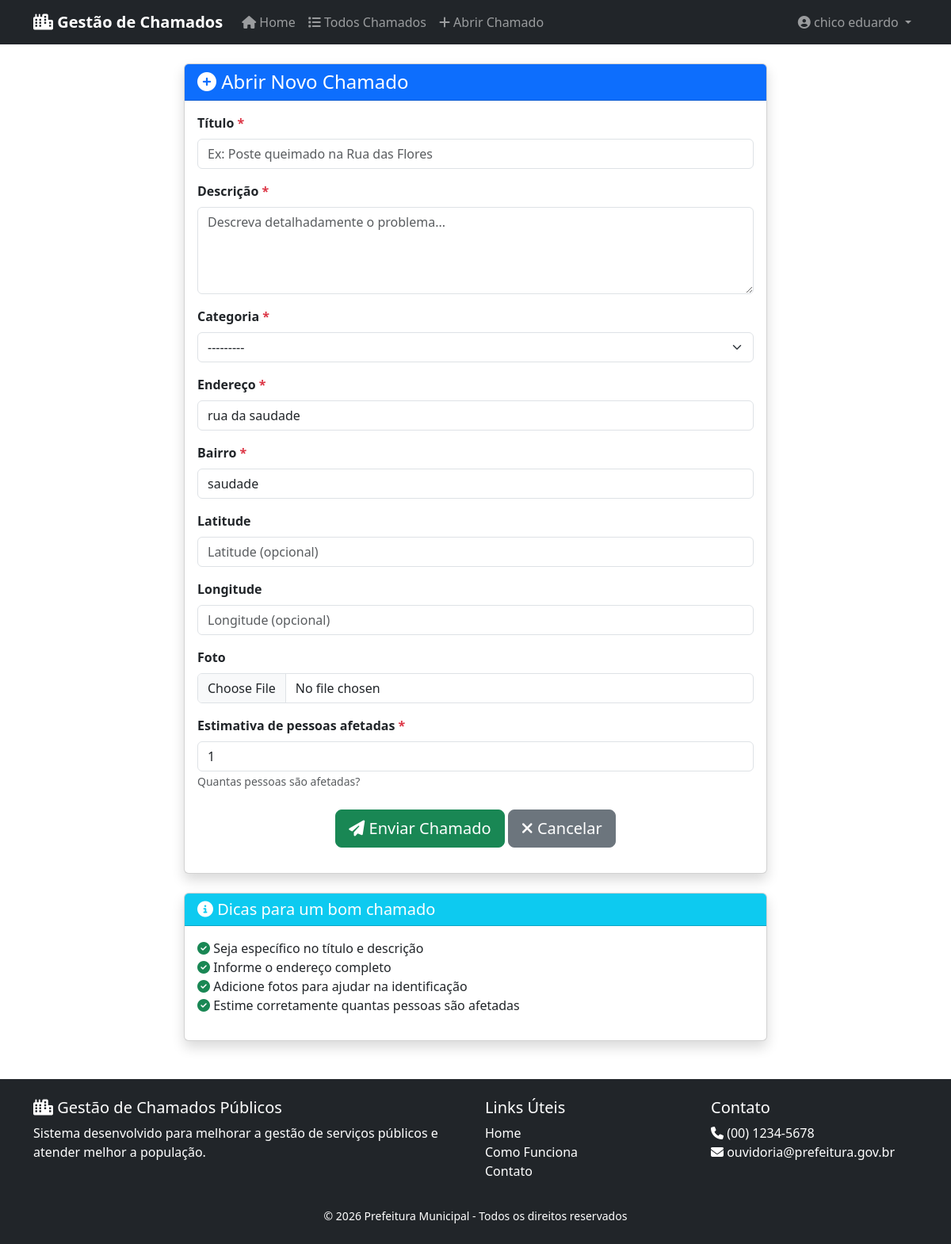
The page /tickets/criar/ (signed in) on the database its author committed.
### accounts/models.py (models this page shows, shortened)
class User(AbstractUser):
    USER_TYPE_CHOICES = (
        ('citizen', 'Cidadão'),
        ('analyst', 'Analista de Ouvidoria'),
        ('manager', 'Gestor'),
        ('admin', 'Administrador'),
    )
    user_type = models.CharField(
        _('Tipo de usuário'),
        max_length=20,
        choices=USER_TYPE_CHOICES,
        default='citizen'
    )
    phone = models.CharField(_('Telefone'), max_length=20, blank=True)
    cpf = models.CharField(_('CPF'), max_length=14, unique=True, blank=True, null=True)
    address = models.TextField(_('Endereço'), blank=True)
    neighborhood = models.CharField(_('Bairro'), max_length=100, blank=True)
    department = models.CharField(_('Departamento'), max_length=100, blank=True, help_text='Ex: Ouvidoria, Infraestrutura, etc')
    created_at = models.DateTimeField(_('Criado em'), auto_now_add=True)
    updated_at = models.DateTimeField(_('Atualizado em'), auto_now=True)
    class Meta:
        verbose_name = _('Usuário')
        verbose_name_plural = _('Usuários')
    def is_manager(self):
        return self.user_type in ['manager', 'admin']
    def can_manage_tickets(self):
        return self.user_type in ['analyst', 'manager', 'admin']

### tickets/views.py (the view)
# urls.py: path('criar/', views.ticket_create, name='ticket_create'),
@login_required
def ticket_create(request):
    if request.method == 'POST':
        form = TicketForm(request.POST, request.FILES, user=request.user)
        if form.is_valid():
            ticket = form.save(commit=False)
            ticket.created_by = request.user
            ticket.save()
            messages.success(request, '✅ Chamado criado com sucesso! Você receberá atualizações por e-mail.')
            return redirect('tickets:ticket_detail', pk=ticket.pk)
        else:
            for field, errors in form.errors.items():
                for error in errors:
                    messages.error(request, f'❌ Erro no campo {field}: {error}')
    else:
        initial_data = {}
        if request.user.address:
            initial_data['address'] = request.user.address
        if request.user.neighborhood:
            initial_data['neighborhood'] = request.user.neighborhood
        form = TicketForm(initial=initial_data, user=request.user)
    return render(request, 'tickets/create.html', {'form': form})

### tickets/models.py (called while the page is built)
    def __str__(self):
        return self.name

### tickets/templates/tickets/create.html (shortened to what this page needs)
{% extends 'base.html' %}
{% load static %}
{% block content %}
<div class="row">
    <div class="col-md-8 offset-md-2">
        <div class="card shadow">
            <div class="card-header bg-primary text-white">
                <h4 class="mb-0">
                    <i class="fas fa-plus-circle"></i> Abrir Novo Chamado
                </h4>
            </div>
            <div class="card-body">
                <form method="post" enctype="multipart/form-data">
                    {% for field in form %}
                    <div class="form-group mb-3">
                        <label for="{{ field.id_for_label }}" class="form-label fw-bold">
                            {{ field.label }}
                            {% if field.field.required %}
                            <span class="text-danger">*</span>
                            {% endif %}
                        </label>
                        {{ field }}
                        {% if field.help_text %}
                        <small class="form-text text-muted">{{ field.help_text }}</small>
                        {% endif %}
                    </div>
                    {% endfor %}
                    <div class="form-group text-center mt-4">
                        <button type="submit" class="btn btn-success btn-lg">
                            <i class="fas fa-paper-plane"></i> Enviar Chamado
                        </button>
                        <a href="{% url 'tickets:ticket_list' %}" class="btn btn-secondary btn-lg">
                            <i class="fas fa-times"></i> Cancelar
                        </a>
                    </div>
                </form>
            </div>
        </div>
        <div class="card mt-4 shadow">
            <div class="card-header bg-info text-white">
                <h5 class="mb-0">
                    <i class="fas fa-info-circle"></i> Dicas para um bom chamado
                </h5>
            </div>
            <div class="card-body">
                <ul class="list-unstyled">
                    <li><i class="fas fa-check-circle text-success"></i> Seja específico no título e descrição</li>
                    <li><i class="fas fa-check-circle text-success"></i> Informe o endereço completo</li>
                    <li><i class="fas fa-check-circle text-success"></i> Adicione fotos para ajudar na identificação</li>
                    <li><i class="fas fa-check-circle text-success"></i> Estime corretamente quantas pessoas são afetadas</li>
                </ul>
            </div>
        </div>
    </div>
</div>
{% endblock %}

### templates/base.html (shortened to what this page needs)
<!DOCTYPE html>
<html lang="pt-br">
<head>
    <link href="https://cdn.jsdelivr.net/npm/bootstrap@5.3.0/dist/css/bootstrap.min.css" rel="stylesheet">
    <link rel="stylesheet" href="https://cdnjs.cloudflare.com/ajax/libs/font-awesome/6.4.0/css/all.min.css">
</head>
<body>
    <nav class="navbar navbar-expand-lg navbar-dark bg-dark sticky-top">
        <div class="container">
            <a class="navbar-brand" href="{% url 'home' %}">
                <i class="fas fa-city"></i> Gestão de Chamados
            </a>
            <div class="collapse navbar-collapse" id="navbarNav">
                <ul class="navbar-nav me-auto">
                    <li class="nav-item">
                        <a class="nav-link" href="{% url 'home' %}">
                            <i class="fas fa-home"></i> Home
                        </a>
                    </li>
                    {% if user.is_authenticated %}
                    <li class="nav-item">
                        <a class="nav-link" href="{% url 'tickets:ticket_list' %}">
                            <i class="fas fa-list"></i> Todos Chamados
                        </a>
                    </li>
                    <li class="nav-item">
                        <a class="nav-link" href="{% url 'tickets:ticket_create' %}">
                            <i class="fas fa-plus"></i> Abrir Chamado
                        </a>
                    </li>
                    {% endif %}
                </ul>
                <ul class="navbar-nav">
                    {% if user.is_authenticated %}
                    <li class="nav-item dropdown">
                        <a class="nav-link dropdown-toggle" href="#" id="userDropdown" role="button" data-bs-toggle="dropdown">
                            <i class="fas fa-user-circle"></i> {{ user.get_full_name|default:user.username }}
                        </a>
                    </li>
                    {% endif %}
                </ul>
            </div>
        </div>
    </nav>
    <main class="container mt-4">
        {% block content %}{% endblock %}
    </main>
    <footer class="bg-dark text-white mt-5 py-4">
        <div class="container">
            <div class="row">
                <div class="col-md-6">
                    <h5><i class="fas fa-city"></i> Gestão de Chamados Públicos</h5>
                    <p>Sistema desenvolvido para melhorar a gestão de serviços públicos e atender melhor a população.</p>
                </div>
                <div class="col-md-3">
                    <h5>Links Úteis</h5>
                    <ul class="list-unstyled">
                        <li><a href="{% url 'home' %}" class="text-white text-decoration-none">Home</a></li>
                        <li><a href="#" class="text-white text-decoration-none">Como Funciona</a></li>
                        <li><a href="#" class="text-white text-decoration-none">Contato</a></li>
                    </ul>
                </div>
                <div class="col-md-3">
                    <h5>Contato</h5>
                    <ul class="list-unstyled">
                        <li><i class="fas fa-phone"></i> (00) 1234-5678</li>
                        <li><i class="fas fa-envelope"></i> ouvidoria@prefeitura.gov.br</li>
                    </ul>
                </div>
            </div>
            <div class="text-center mt-3">
                <small>&copy; 2026 Prefeitura Municipal - Todos os direitos reservados</small>
            </div>
        </div>
    </footer>
</body>
</html>

### templates/base.html (style rules this page uses)
.navbar-brand { font-weight: bold; }

### tickets/templates/tickets/create.html (style rules this page uses)
.form-group { margin-bottom: 1rem; }

### rows shown on the page
User: get_full_name "chico eduardo", form "rua da saudade" "saudade"

### other values the page prints
{{ field.label }} "Título" "Descrição" "Categoria" "Endereço" "Bairro" "Latitude" "Longitude" "Foto" "Estimativa de pessoas afetadas"
{{ field.help_text }} "Quantas pessoas são afetadas?"
